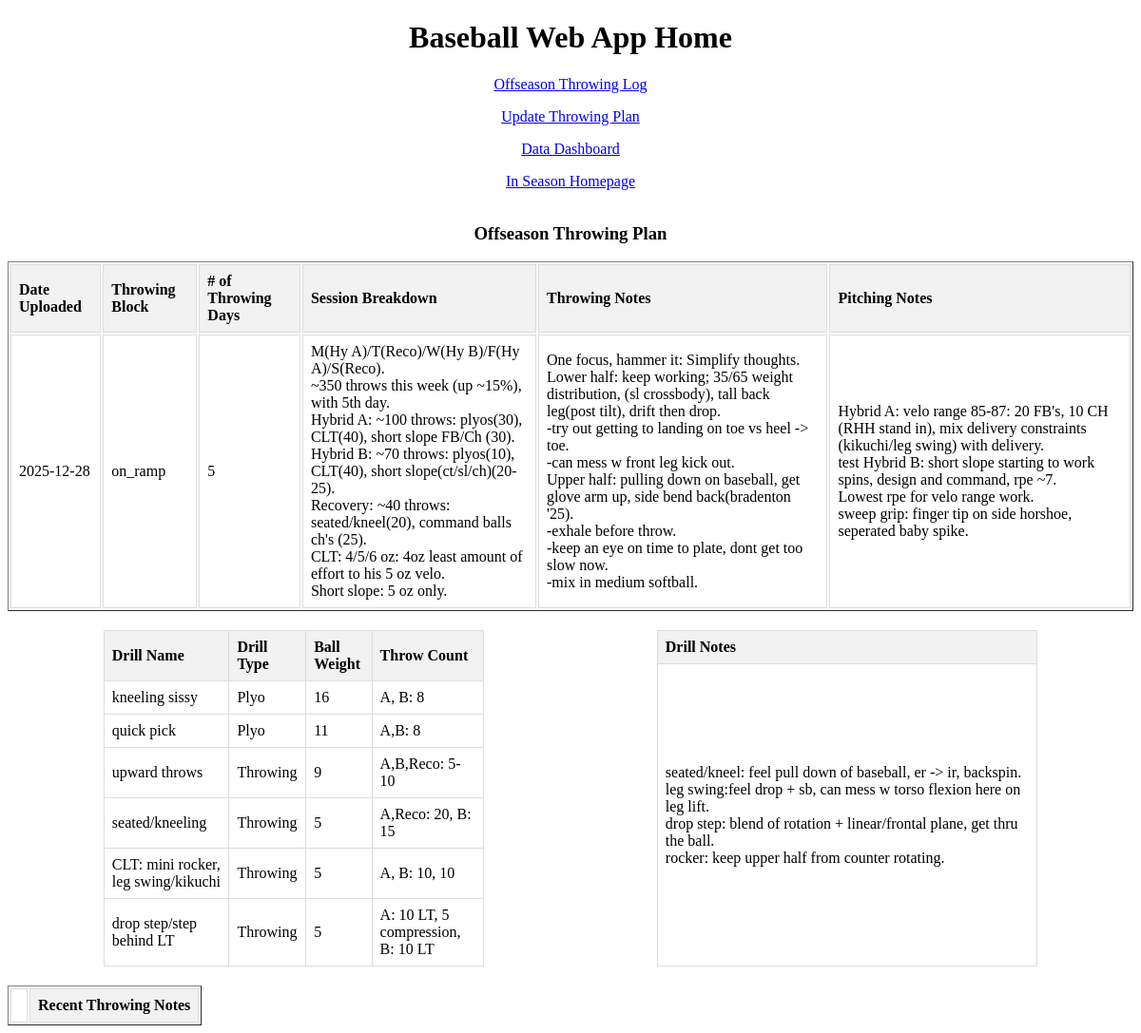
The page / on the database its author committed.
### tables this page shows
CREATE TABLE "throwing_plan" (
	"id"	INTEGER,
	"date"	DATE NOT NULL,
	"throwing_block"	TEXT NOT NULL,
	"num_throwing_days"	INTEGER NOT NULL CHECK("num_throwing_days" BETWEEN 1 AND 7),
	"throwing_sessions"	TEXT,
	"throwing_notes"	TEXT,
	"pitching_notes"	TEXT,
	"drill_notes"	TEXT,
	PRIMARY KEY("id" AUTOINCREMENT)
);

CREATE TABLE "throwing_plan_drills" (
	"id"	INTEGER,
	"sessionId"	INTEGER NOT NULL,
	"drill_name"	TEXT,
	"drill_type"	TEXT,
	"ball_weight"	TEXT,
	"throw_count"	TEXT CHECK(throw_count >= 0),
	PRIMARY KEY("id" AUTOINCREMENT),
	FOREIGN KEY("sessionId") REFERENCES "throwing_plan"("id") ON DELETE CASCADE
);

### app.py (the view)
@app.route("/", methods=["GET"])
def index():
    throwing_notes = get_throwing_notes()
    throwing_plan, drills = get_throwing_plan()
    plan_dates = get_throwing_plan_dates()
    notes_dates = get_throwing_notes_dates()
    for x in throwing_plan:
        tableID = x['id']
    return render_template('index.html', throwing_notes = throwing_notes, throwing_plan=throwing_plan, drills=drills, tableID = tableID, plan_dates = plan_dates, notes_dates = notes_dates)

### app.py (called while the page is built, shortened)
def get_db_connection():
    conn = sqlite3.connect('training_log.db')
    conn.row_factory = sqlite3.Row
    return conn

def get_throwing_notes():
    conn = get_db_connection()
    cursor = conn.cursor()
    cursor.execute('Select notes, date, id from throwing_sessions Where date >= datetime("now", "-8 days") ORDER BY  date DESC')
    notes = cursor.fetchall()
    conn.close()
    updated_notes = []
    return updated_notes

def get_throwing_plan_dates():
    conn = get_db_connection()
    cursor = conn.cursor()
    cursor.execute('Select date from throwing_plan order by Id desc')
    throwing_plan_dates = cursor.fetchall()
    conn.close()
    return throwing_plan_dates

def get_throwing_notes_dates():
    conn = get_db_connection()
    cursor = conn.cursor()
    cursor.execute('Select date from throwing_sessions order by Id desc')
    throwing_notes_dates = cursor.fetchall()
    conn.close()
    return throwing_notes_dates

### templates/index.html (shortened to what this page needs)
<!DOCTYPE html>
<html lang="">
  <head>
  </head>
  <body>
    <header><h1>Baseball Web App Home</h1></header>
    <main>
     <p><a href="{{ url_for('offszn_throwing_form') }}">Offseason Throwing Log</a></p>
     <p><a href = "{{ url_for('throwing_plan') }}">Update Throwing Plan </a></p>
     <p><a href="{{ url_for('dashboard') }}">Data Dashboard</a></p>
     <p><a href = "{{ url_for('inszn_home') }}">In Season Homepage</a></p>
     <table border="1">
     			<caption><h3>Offseason Throwing Plan</h3></caption>
            <thead>
                <tr>
                    <th>Date Uploaded</th>
						  <th>Throwing Block</th>
						  <th># of Throwing Days</th>
						  <th>Session Breakdown</th>
						  <th>Throwing Notes</th>
						  <th>Pitching Notes</th>
                </tr>
            </thead>
            <tbody>
                {% for data in throwing_plan %}
                <tr>
                	  <td>{{ data["date"] }}</td>
                    <td>{{ data["throwing_block"] }}</td>
                    <td>{{ data["num_throwing_days"] }}</td>
                    <td>{{ data["sessions_html"]  | safe }}</td>
                    <td>{{ data["th_notes_html"]  | safe }}</td>
                    <td>{{ data["p_notes_html"]  | safe }}</td>
                </tr>
                {% endfor %}
            </tbody>
        </table>
      <div class = "table-container">
      <table class = "table" border="1">
            <thead>
                <tr>
                    <th>Drill Name</th>
                    <th>Drill Type</th>
						  <th>Ball Weight</th>
						  <th>Throw Count</th>
                </tr>
            </thead>
            <tbody>
                {% for data in drills %}
                <tr>
                	  <td>{{ data[2] }}</td>
                    <td>{{ data[3] }}</td>
                    <td>{{ data[4] }}</td>
                    <td>{{ data[5] }}</td>
                </tr>
                {% endfor %}
            </tbody>
        </table>
        <table class="table">
        <thead><tr><th>Drill Notes</th></tr></thead>
        <tbody><tr>
        	{% for data in throwing_plan %}
					 	<td>{{ data["d_notes_html"]  | safe }}</td>
					 {% endfor %}
        </tr></tbody>
         </table>
         </div>
		<table border="1">
            <thead>
                <tr>
                <td></td>
                    <th>Recent Throwing Notes</th>
                </tr>
            </thead>
        </table>
    </main>
  </body>
</html>

### templates/index.html (style rules this page uses)
.table-container { display: flex; justify-content: space-around; margin: 20px; gap: 20px; }
.table { border-collapse: collapse; width: 35%; }
th, td { border: 1px solid #ddd; padding: 8px; text-align: left; }
th { background-color: #f2f2f2; }
header { text-align: center; }
p { text-align: center; }

### rows shown on the page
throwing_plan: date "2025-12-28", throwing_block "on_ramp", num_throwing_days "5", sessions_html "M(Hy A)/T(Reco)/W(Hy B)/F(Hy A)/S(Reco). ~350 throws this week (up ~15%), with 5th day. Hybrid A: ~100 throws: plyos(30), CLT(40), short slope FB/Ch (30). Hybrid B: ~70 throws: plyos(10), CLT(40), short slope(ct/sl/ch)(20-25). Recovery: ~40 throws: seated/kneel(20), command balls ch's (25). CLT: 4/5/6 oz: 4oz least amount of effort to his 5 oz velo. Short slope: 5 oz only.", th_notes_html "One focus, hammer it: Simplify thoughts. Lower half: keep working; 35/65 weight distribution, (sl crossbody), tall back leg(post tilt), drift then drop. -try out getting to landing on toe vs heel -> toe. -can mess w front leg kick out. Upper half: pulling down on baseball, get glove arm up, side bend back(bradenton '25). -exhale before throw. -keep an eye on time to plate, dont get too slow now. -mix in medium softball.", p_notes_html "Hybrid A: velo range 85-87: 20 FB's, 10 CH (RHH stand in), mix delivery constraints (kikuchi/leg swing) with delivery. test Hybrid B: short slope starting to work spins, design and command, rpe ~7. Lowest rpe for velo range work. sweep grip: finger tip on side horshoe, seperated baby spike.", d_notes_html "seated/kneel: feel pull down of baseball, er -> ir, backspin. leg swing:feel drop + sb, can mess w torso flexion here on leg lift. drop step: blend of rotation + linear/frontal plane, get thru the ball. rocker: keep upper half from counter rotating."
throwing_plan_drills: drill_name "kneeling sissy", drill_type "Plyo", ball_weight "16", throw_count "A, B: 8"
throwing_plan_drills: drill_name "quick pick", drill_type "Plyo", ball_weight "11", throw_count "A,B: 8"
throwing_plan_drills: drill_name "upward throws", drill_type "Throwing", ball_weight "9", throw_count "A,B,Reco: 5-10"
throwing_plan_drills: drill_name "seated/kneeling", drill_type "Throwing", ball_weight "5", throw_count "A,Reco: 20, B: 15"
throwing_plan_drills: drill_name "CLT: mini rocker, leg swing/kikuchi", drill_type "Throwing", ball_weight "5", throw_count "A, B: 10, 10"
throwing_plan_drills: drill_name "drop step/step behind LT", drill_type "Throwing", ball_weight "5", throw_count "A: 10 LT, 5 compression, B: 10 LT"
